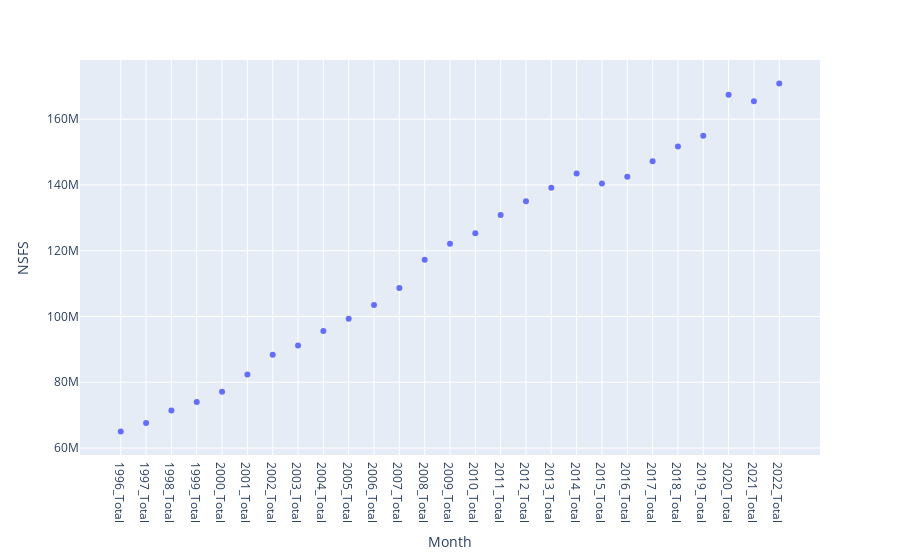

This figure's notebook cell:
### Markdown cell above
### NSFS

### Code cell
import plotly.express as px

x = df_row.index
fig = px.scatter(df_row['NSFS'], x=x, y="NSFS")
fig.show()

### Figure 1 — Plotly figure (JSON) as saved in the notebook; plotly's stock layout.template omitted (floating-point values rounded to 4 significant figures)
{"data": [{"hovertemplate": "Month=%{x}<br>NSFS=%{y}<extra></extra>", "legendgroup": "", "marker": {"color": "#636efa", "symbol": "circle"}, "mode": "markers", "name": "", "orientation": "v", "showlegend": false, "type": "scatter", "x": ["1996_Total", "1997_Total", "1998_Total", "1999_Total", "2000_Total", "2001_Total", "2002_Total", "2003_Total", "2004_Total", "2005_Total", "2006_Total", "2007_Total", "2008_Total", "2009_Total", "2010_Total", "2011_Total", "2012_Total", "2013_Total", "2014_Total", "2015_Total", "2016_Total", "2017_Total", "2018_Total", "2019_Total", "2020_Total", "2021_Total", "2022_Total"], "xaxis": "x", "y": [65019104, 67586243, 71385572, 74006469, 77133336, 82323994, 88387484, 91139869, 95572987, 99297297, 103456951, 108665215, 117264613, 122147915, 125301829, 130832767, 135043944, 139136937, 143457270, 140431989, 142507457, 147199779, 151699661, 154995538, 167420355, 165453294, 170847836], "yaxis": "y"}], "layout": {"legend": {"tracegroupgap": 0}, "margin": {"t": 60}, "xaxis": {"anchor": "y", "domain": [0, 1], "title": {"text": "Month"}}, "yaxis": {"anchor": "x", "domain": [0, 1], "title": {"text": "NSFS"}}}}
